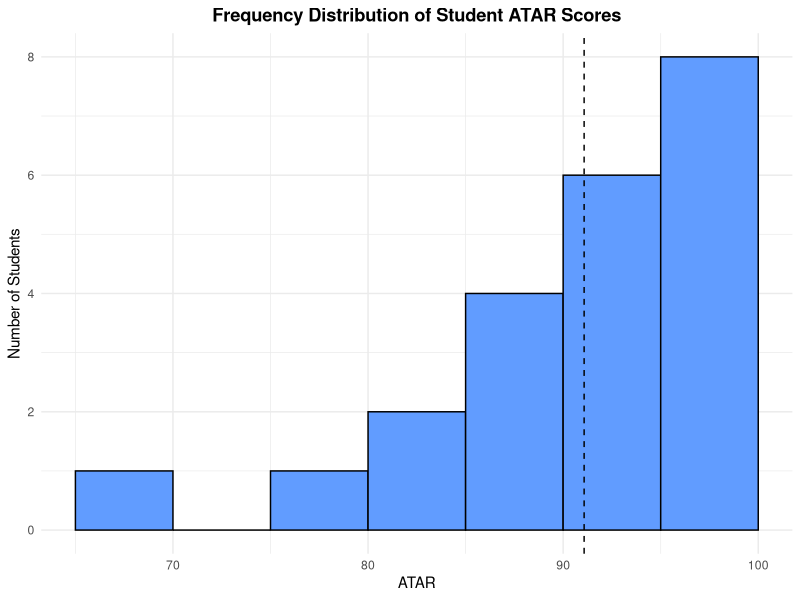
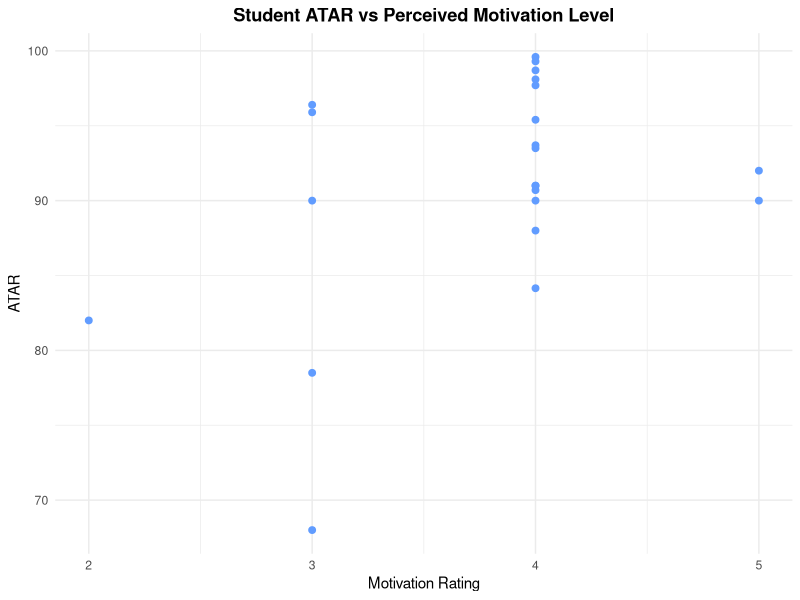
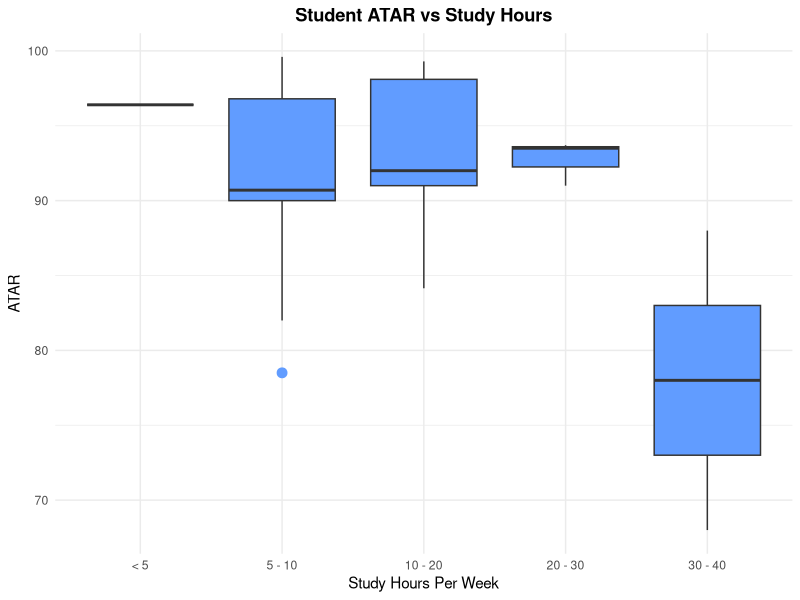
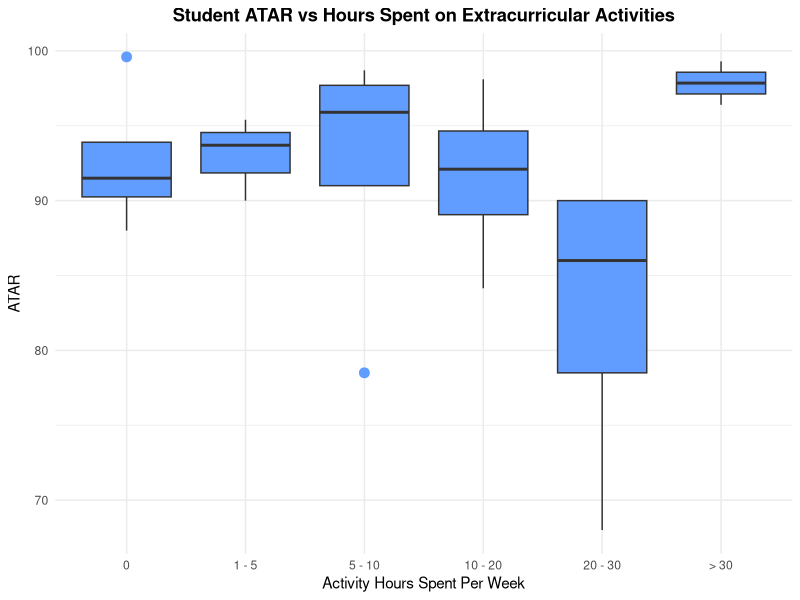

R code for these plots, in order:
## ---- chunk 1
# Run packages
library("tidyverse")
library(ggplot2)
## ---- chunk 2
## Load data
students = read.csv("data/DataAtarOnly.csv", header = T)
ATAR = students$ATAR
study = students$StudyHours
sleep = students$SleepHours
activity = students$ActivityHours
motivation = students$Motivation
health = students$Health
## ---- chunk 3
## Size of data
dim(students)
## ---- chunk 4
substudents = students[6:11]
str(substudents)
## ---- chunk 5
atarhist = ggplot(data=students, aes(x=ATAR))
atarhist = atarhist + geom_histogram(breaks=seq(65, 100, by = 5), binwidth = 5, color="black", fill="#619CFF") + theme_minimal() 
atarhist = atarhist + ggtitle("Frequency Distribution of Student ATAR Scores") + ylab("Number of Students")
atarhist = atarhist + theme(plot.title = element_text(hjust = "0.5", face = "bold"))
atarhist = atarhist + geom_vline(aes(xintercept=mean(ATAR)), color="black", linetype="dashed", size=0.5)
atarhist
## ---- chunk 6
summary(ATAR)
## ---- chunk 7
summary(motivation[ATAR>=85])
## ---- chunk 8
summary(motivation[ATAR<85])
## ---- chunk 9
study = factor(study, levels=c("< 5", "5 - 10", "10 - 20", "20 - 30", "30 - 40"))
summary(study[ATAR>=85])
## ---- chunk 10
motivationscatter = ggplot(students, aes(x=motivation, y=ATAR))
motivationscatter = motivationscatter + geom_point(size=2, colour = "#619CFF") + theme_minimal()
motivationscatter = motivationscatter + ggtitle("Student ATAR vs Perceived Motivation Level") + xlab("Motivation Rating") + ylab("ATAR")
motivationscatter = motivationscatter + theme(plot.title = element_text(hjust = "0.5", face = "bold"))
motivationscatter
## ---- chunk 11
study = factor(study, levels=c("< 5", "5 - 10", "10 - 20", "20 - 30", "30 - 40"))

studybox = ggplot(data=students, aes(x=study,y=ATAR))
studybox = studybox + geom_boxplot(fill = "#619CFF", outlier.colour = "#619CFF", outlier.size = 3) + theme_minimal()
studybox = studybox + ggtitle("Student ATAR vs Study Hours") + xlab("Study Hours Per Week") + ylab("ATAR")
studybox = studybox + theme(plot.title = element_text(hjust = "0.5", face = "bold"))
studybox
## ---- chunk 12
activity = factor(activity, levels=c("0", "1 - 5", "5 - 10", "10 - 20", "20 - 30", "> 30"))

activitybox = ggplot(data=students, aes(x=activity,y=ATAR))
activitybox = activitybox + geom_boxplot(fill = "#619CFF", outlier.colour = "#619CFF", outlier.size = 3) + theme_minimal()
activitybox = activitybox + ggtitle("Student ATAR vs Hours Spent on Extracurricular Activities") + xlab("Activity Hours Spent Per Week") + ylab("ATAR")
activitybox = activitybox + theme(plot.title = element_text(hjust = "0.5", face = "bold"))
activitybox
